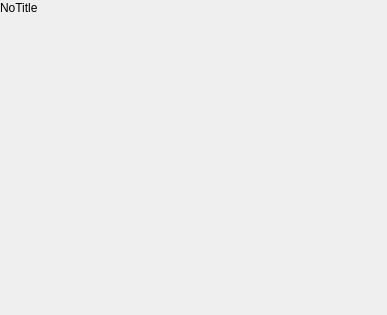
<?xml version="1.0" encoding="UTF-8"?>
<ui version="4.0">
 <class>video_widget</class>
 <widget class="QWidget" name="video_widget">
  <property name="geometry">
   <rect>
    <x>0</x>
    <y>0</y>
    <width>387</width>
    <height>315</height>
   </rect>
  </property>
  <property name="windowTitle">
   <string>Form</string>
  </property>
  <property name="autoFillBackground">
   <bool>false</bool>
  </property>
  <widget class="QLabel" name="title">
   <property name="geometry">
    <rect>
     <x>0</x>
     <y>0</y>
     <width>383</width>
     <height>16</height>
    </rect>
   </property>
   <property name="maximumSize">
    <size>
     <width>16777215</width>
     <height>16777215</height>
    </size>
   </property>
   <property name="autoFillBackground">
    <bool>false</bool>
   </property>
   <property name="text">
    <string>NoTitle</string>
   </property>
  </widget>
 </widget>
 <resources/>
 <connections/>
</ui>
